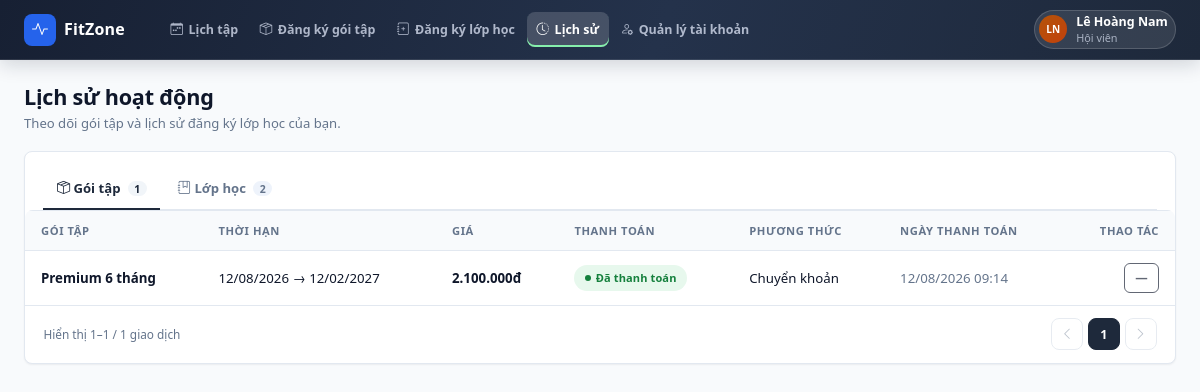
Before: /customer/history.php (signed in) with the older database file.
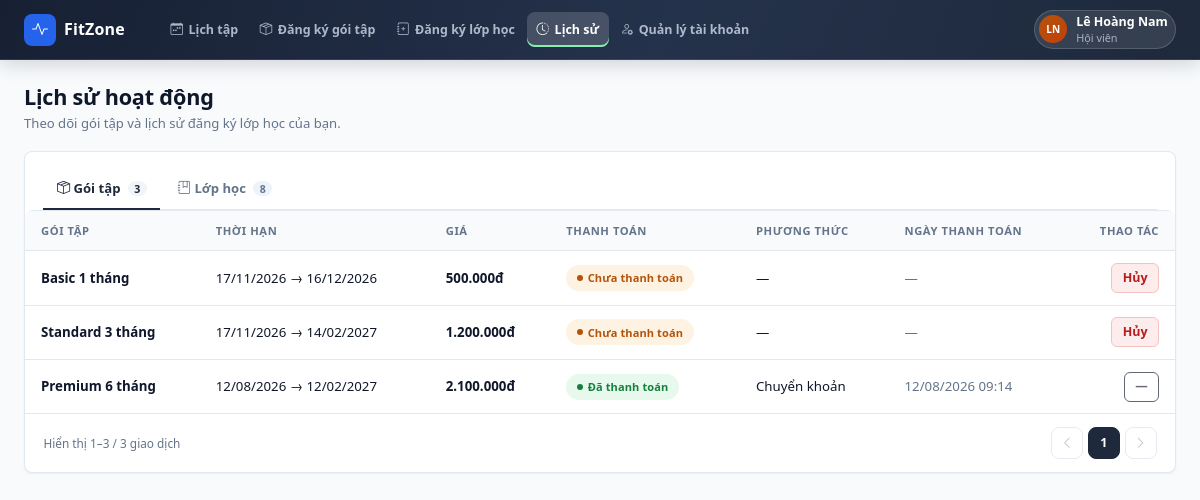
After: the same page with the newer database file.
### tables this page shows
CREATE TABLE `dang_ky_goi` (
  `id` int(10) unsigned NOT NULL AUTO_INCREMENT,
  `hoi_vien_id` int(10) unsigned NOT NULL,
  `goi_tap_id` int(10) unsigned NOT NULL,
  `ngay_bat_dau` date NOT NULL,
  `ngay_ket_thuc` date NOT NULL,
  `gia_tai_thoi_diem` bigint(20) NOT NULL,
  `trang_thai` varchar(30) NOT NULL DEFAULT 'chua_thanh_toan',
  `phuong_thuc` varchar(30) DEFAULT NULL,
  `ngay_thanh_toan` datetime DEFAULT NULL,
  `nhan_vien_id` int(10) unsigned DEFAULT NULL,
  `created_at` datetime NOT NULL DEFAULT current_timestamp(),
  `updated_at` datetime NOT NULL DEFAULT current_timestamp() ON UPDATE current_timestamp(),
  PRIMARY KEY (`id`),
  KEY `fk_dang_ky_goi_hoi_vien` (`hoi_vien_id`),
  KEY `fk_dang_ky_goi_goi_tap` (`goi_tap_id`),
  KEY `fk_dang_ky_goi_nhan_vien` (`nhan_vien_id`),
  CONSTRAINT `fk_dang_ky_goi_goi_tap` FOREIGN KEY (`goi_tap_id`) REFERENCES `goi_tap` (`id`),
  CONSTRAINT `fk_dang_ky_goi_hoi_vien` FOREIGN KEY (`hoi_vien_id`) REFERENCES `hoi_vien` (`id`),
  CONSTRAINT `fk_dang_ky_goi_nhan_vien` FOREIGN KEY (`nhan_vien_id`) REFERENCES `tai_khoan` (`id`) ON DELETE SET NULL
);

CREATE TABLE `goi_tap` (
  `id` int(10) unsigned NOT NULL AUTO_INCREMENT,
  `ten_goi` varchar(100) NOT NULL,
  `thoi_han_ngay` int(11) NOT NULL,
  `gia` bigint(20) NOT NULL,
  `mo_ta` text DEFAULT NULL,
  `cap_do` varchar(20) NOT NULL DEFAULT 'basic',
  `trang_thai` varchar(20) NOT NULL DEFAULT 'dang_ban',
  `deleted_at` datetime DEFAULT NULL,
  `created_at` datetime NOT NULL DEFAULT current_timestamp(),
  `updated_at` datetime NOT NULL DEFAULT current_timestamp() ON UPDATE current_timestamp(),
  PRIMARY KEY (`id`)
);

### common/partials/sidebar.php (called while the page is built, shortened)
<span class="brand-mark"><?= icon('activity') ?></span>

### common/menus/customer.php (called while the page is built)
<?php
return [
    ['group' => 'Luyện tập'],
    ['label' => 'Lịch tập', 'icon' => 'calendar-week', 'href' => '/customer', 'key' => 'schedule'],
    ['label' => 'Đăng ký gói tập', 'icon' => 'box-seam', 'href' => '/customer/package-registration', 'key' => 'package-registration'],
    ['label' => 'Đăng ký lớp học', 'icon' => 'journal-plus', 'href' => '/customer/class-registration', 'key' => 'class-registration'],
    ['label' => 'Lịch sử', 'icon' => 'clock-history', 'href' => '/customer/history', 'key' => 'history'],
    ['group' => 'Tài khoản'],
    ['label' => 'Quản lý tài khoản', 'icon' => 'person-gear', 'href' => '/customer/account', 'key' => 'account'],
];

### common/functions.php (called while the page is built, shortened)
<?php
function common_root_url(): string
{
    $script = str_replace('\\', '/', (string) ($_SERVER['SCRIPT_NAME'] ?? ''));
    $directory = trim(basename(dirname($script)), '/');
    if (in_array($directory, ['admin', 'customer', 'instructor', 'common'], true)) {
        return rtrim(dirname(dirname($script)), '/');
    }
    return rtrim(dirname($script), '/');
}
function common_url(string $path = '/'): string
{
    $path = '/' . ltrim($path, '/');
    $map = [
        '/' => '/index.php',
        '/login' => '/login.php',
        '/register' => '/register.php',
        '/admin' => '/admin/index.php',
        '/customer' => '/customer/index.php',
        '/instructor' => '/instructor/index.php',
    ];
    if (isset($map[$path])) {
        $path = $map[$path];
    } elseif (
        !str_contains($path, '.')
        && !str_contains($path, '#')
        && !str_starts_with($path, '/common/')
    ) {
        $path .= '.php';
    }
    return common_root_url() . $path;
}
function url(string $path = '/'): string
{
    return common_url($path);
}
function e(mixed $value): string
{
    return htmlspecialchars((string) $value, ENT_QUOTES, 'UTF-8');
}

### common/data/common.php (called while the page is built, shortened)
<?php
function view_current_account_id(): int
{
    return (int) ($_SESSION['tai_khoan_id'] ?? 0);
}
function view_cast_ints(array $rows, array $keys): array
{
    foreach ($rows as &$row) {
        foreach ($keys as $key) {
            if (isset($row[$key])) {
                $row[$key] = (int) $row[$key];
            }
        }
    }
    return $rows;
}

### common/data/customer.php (called while the page is built, shortened)
<?php
function view_member_id(): int
{
    $conn = view_db();
    $accountId = view_current_account_id();
    if ($accountId > 0) {
        $stmt = $conn->prepare(
            'SELECT id FROM hoi_vien
              WHERE tai_khoan_id = ? AND trang_thai = "hoat_dong" AND deleted_at IS NULL
              LIMIT 1'
        );
        $stmt->bind_param('i', $accountId);
        $stmt->execute();
        $row = $stmt->get_result()->fetch_assoc();
        if ($row) {
            return (int) $row['id'];
        }
    }
    return 0;
}
function data_customer_packages(): array
{
    $conn = view_db();
    $id = view_member_id();
    $stmt = $conn->prepare(
        'SELECT d.id AS id, gt.ten_goi AS name,
                DATE_FORMAT(d.ngay_bat_dau, "%d/%m/%Y") AS `from`,
                DATE_FORMAT(d.ngay_ket_thuc, "%d/%m/%Y") AS `to`,
                d.gia_tai_thoi_diem AS price, d.trang_thai AS payment,
                d.loai_giao_dich, d.so_tien_giam,
                COALESCE(d.phuong_thuc, "—") AS method,
                COALESCE(DATE_FORMAT(d.ngay_thanh_toan, "%d/%m/%Y %H:%i"), "—") AS paid_at
           FROM dang_ky_goi d JOIN goi_tap gt ON gt.id = d.goi_tap_id
          WHERE d.hoi_vien_id = ?
          ORDER BY d.ngay_bat_dau DESC'
    );
    $stmt->bind_param('i', $id);
    $stmt->execute();
    $rows = $stmt->get_result()->fetch_all(MYSQLI_ASSOC);
    return view_cast_ints($rows, ['id', 'price', 'so_tien_giam']);
}
function data_customer_class_history(): array
{
    $conn = view_db();
    $id = view_member_id();
    $stmt = $conn->prepare(
        'SELECT d.id AS id, lh.ten_lop AS class, gv.ho_ten AS teacher,
                CONCAT("Thứ ", lh.thu_trong_tuan, " · ", TIME_FORMAT(lh.gio_bat_dau, "%H:%i"), " – ", TIME_FORMAT(lh.gio_ket_thuc, "%H:%i")) AS schedule,
                DATE_FORMAT(d.ngay_dang_ky, "%d/%m/%Y") AS registered, d.trang_thai AS status
           FROM dang_ky_lop d
           JOIN lop_hoc lh ON lh.id = d.lop_hoc_id
           JOIN giao_vien gv ON gv.id = lh.giao_vien_id
          WHERE d.hoi_vien_id = ?
          ORDER BY d.ngay_dang_ky DESC'
    );
    $stmt->bind_param('i', $id);
    $stmt->execute();
    $rows = $stmt->get_result()->fetch_all(MYSQLI_ASSOC);
    return $rows;
}

### customer/history.php (the view, shortened to what the changed rows need)
<?php
$menu = require __DIR__ . '/../common/menus/customer.php';
$activeMenu = 'history';
$packages = data_customer_packages();
$classHistory = data_customer_class_history();
$historyTab = ($_GET['tab'] ?? '') === 'classes' ? 'classes' : 'packages';
$historyPerPage = 10;
$totalPackages = count($packages);
$packagesPage = max(1, min((int) ($_GET['page'] ?? 1), max(1, (int) ceil($totalPackages / $historyPerPage))));
$packages = array_slice($packages, ($packagesPage - 1) * $historyPerPage, $historyPerPage);
$totalClassHistory = count($classHistory);
$partials = __DIR__ . '/../common/partials';
require $partials . '/head.php';
?>
<div class="app-shell">
    <?php require $partials . '/sidebar.php'; ?>
    <div class="app-main">
        <?php require $partials . '/topbar.php'; ?>
        <main class="app-content" id="main-content">
<div class="page-head">
    <div>
        <h1>Lịch sử hoạt động</h1>
    </div>
</div>
<div class="app-card">
    <div class="app-card-header pb-0" style="border-bottom:none;">
        <ul class="nav nav-tabs app-tabs w-100" role="tablist">
            <li class="nav-item" role="presentation">
                <button class="nav-link <?= $historyTab === 'packages' ? 'active' : '' ?>" id="tab-packages" data-bs-toggle="tab" data-bs-target="#pane-packages" type="button" role="tab" aria-selected="<?= $historyTab === 'packages' ? 'true' : 'false' ?>">
                    <?= icon('box-seam') ?> Gói tập <span class="count"><?= $totalPackages ?></span>
                </button>
            </li>
            <li class="nav-item" role="presentation">
                <button class="nav-link <?= $historyTab === 'classes' ? 'active' : '' ?>" id="tab-classes" data-bs-toggle="tab" data-bs-target="#pane-classes" type="button" role="tab" aria-selected="<?= $historyTab === 'classes' ? 'true' : 'false' ?>">
                    <?= icon('journal-bookmark') ?> Lớp học <span class="count"><?= $totalClassHistory ?></span>
                </button>
            </li>
        </ul>
    </div>
    <div class="tab-content">
        <div class="tab-pane fade <?= $historyTab === 'packages' ? 'show active' : '' ?>" id="pane-packages" role="tabpanel" aria-labelledby="tab-packages" tabindex="0">
            <div class="app-table-wrap">
                <table class="app-table">
                    <thead>
                        <tr>
                            <th>Gói tập</th>
                            <th>Thời hạn</th>
                            <th>Giá</th>
                            <th>Thanh toán</th>
                            <th>Phương thức</th>
                            <th>Ngày thanh toán</th>
                            <th class="cell-actions">Thao tác</th>
                        </tr>
                    </thead>
                    <tbody>
                        <?php foreach ($packages as $row): ?>
                            <tr data-row>
                                <td class="cell-strong"><?= e($row['name']) ?></td>
                                <td><?= e($row['from']) ?> → <?= e($row['to']) ?></td>
                                <td class="cell-strong"><?= e(money($row['price'])) ?></td>
                                <td data-status-cell><?= status_badge($row['payment']) ?></td>
                                <td><?= e($row['method']) ?></td>
                                <td class="text-muted-2"><?= e($row['paid_at']) ?></td>
                                <td class="cell-actions">
                                    <?php if ($row['payment'] === 'chua_thanh_toan'): ?>
                                        <button class="btn btn-danger-soft btn-sm" type="button"
                                                data-cancel-package-id="<?= (int) $row['id'] ?>"
                                                data-cancel-package-name="<?= e($row['name']) ?>">Hủy</button>
                                    <?php else: ?>
                                        <button class="btn btn-ghost btn-sm" type="button" disabled>—</button>
                                    <?php endif; ?>
                                </td>
                            </tr>
                        <?php endforeach; ?>
                    </tbody>
                </table>
            </div>
            <?= pagination($totalPackages, $packagesPage, $historyPerPage, 'giao dịch', static function (int $page): string {
                return url('/customer/history') . '?' . http_build_query(['tab' => 'packages', 'page' => $page]);
            }) ?>
        </div>
    </div>
</div>
        </main>
    </div>
</div>
<?php require $partials . '/foot.php'; ?>

### common/partials/topbar.php (shortened to what the changed rows need)
<header class="app-topbar">
    <nav class="app-topbar-nav" aria-label="Điều hướng chính">
        <?php foreach ($menu as $item): ?>
            <?php if (isset($item['group'])) continue; ?>
            <a class="app-topbar-link<?= $activeMenu === $item['key'] ? ' active' : '' ?>"
               href="<?= e(url($item['href'])) ?>"
               <?= $activeMenu === $item['key'] ? 'aria-current="page"' : '' ?>>
                <?= icon($item['icon']) ?>
                <span><?= e($item['label']) ?></span>
            </a>
        <?php endforeach; ?>
    </nav>
</header>

### common/components/ui.php (shortened to what the changed rows need)
<?php
if (!function_exists('icon')) {
    function icon(string $name, string $class = ''): string
    {
        $name = preg_replace('/[^a-z0-9-]/i', '', $name) ?: 'circle';
        return '<i class="bi bi-' . e($name) . ($class !== '' ? ' ' . e($class) : '') . '" aria-hidden="true"></i>';
    }
}
if (!function_exists('badge')) {
    function badge(string $label, string $variant = 'primary', bool $dot = true): string
    {
        $dotClass = $dot ? '' : ' no-dot';
        return '<span class="badge-status ' . e($variant) . $dotClass . '">' . e($label) . '</span>';
    }
}
if (!function_exists('status_badge')) {
    function status_badge(string $status): string
    {
        $map = [
            'hoat_dong' => ['Đang hoạt động', 'success'],
            'ngung_hoat_dong' => ['Ngừng hoạt động', 'muted'],
            'dang_mo' => ['Đang mở', 'success'],
            'sap_mo' => ['Sắp mở', 'warning'],
            'da_dong' => ['Đã đóng', 'muted'],
            'dang_ban' => ['Đang bán', 'success'],
            'ngung_ban' => ['Ngừng bán', 'muted'],
            'da_huy' => ['Đã hủy', 'danger'],
            'da_thanh_toan' => ['Đã thanh toán', 'success'],
            'chua_thanh_toan' => ['Chưa thanh toán', 'warning'],
            'dang_ky' => ['Đã đăng ký', 'primary'],
            'bi_khoa' => ['Đã khóa', 'danger'],
        ];
        [$label, $variant] = $map[$status] ?? [$status, 'muted'];
        return badge($label, $variant);
    }
}
if (!function_exists('money')) {
    function money(int|float $amount): string
    {
        return number_format((float) $amount, 0, ',', '.') . 'đ';
    }
}
if (!function_exists('pagination')) {
    function pagination(int $total, int $page = 1, int $perPage = 10, string $label = 'bản ghi', ?callable $urlFor = null): string
    {
        $pages = max(1, (int) ceil($total / max(1, $perPage)));
        $page = max(1, min($page, $pages));
        $from = $total === 0 ? 0 : ($page - 1) * $perPage + 1;
        $to = min($total, $page * $perPage);
        $href = static function (int $target) use ($urlFor, $page): string {
            if ($urlFor === null || $target === $page) {
                return '#';
            }
            return (string) $urlFor($target);
        };
        $html = '<nav class="app-pagination" aria-label="Phân trang">';
        $html .= '<span class="page-info">Hiển thị ' . $from . '–' . $to . ' / ' . $total . ' ' . e($label) . '</span>';
        $html .= '<a href="' . e($page === 1 ? '#' : $href($page - 1)) . '" class="page-btn' . ($page === 1 ? ' disabled' : '') . '" aria-label="Trang trước">' . icon('chevron-left') . '</a>';
        $start = max(1, $page - 2);
        $end = min($pages, $start + 4);
        $start = max(1, $end - 4);
        for ($i = $start; $i <= $end; $i++) {
            $html .= '<a href="' . e($href($i)) . '" class="page-btn' . ($i === $page ? ' active' : '') . '">' . $i . '</a>';
        }
        $html .= '<a href="' . e($page === $pages ? '#' : $href($page + 1)) . '" class="page-btn' . ($page === $pages ? ' disabled' : '') . '" aria-label="Trang sau">' . icon('chevron-right') . '</a>';
        $html .= '</nav>';
        return $html;
    }
}

Changed rows visible on the page:
added dang_ky_goi: goi_tap.ten_goi "Basic 1 tháng", from "17/11/2026", to "16/12/2026", gia_tai_thoi_diem "500.000đ", label "Chưa thanh toán", method "—", paid_at "—"
added dang_ky_goi: goi_tap.ten_goi "Standard 3 tháng", from "17/11/2026", to "14/02/2027", gia_tai_thoi_diem "1.200.000đ", label "Chưa thanh toán", method "—", paid_at "—"
Other visible differences:
$totalPackages: "1" → "3"
$totalClassHistory: "2" → "8"
$to: "1" → "3"
$total: "1" → "3"
